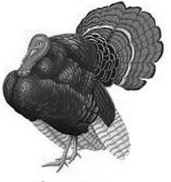
#> input picture packages/Orange3-ImageAnalytics/Orange3_ImageAnalytics-0.13.0-py3-none-any.whl/orangecontrib/imageanalytics/tests/test_images/example_image_2.pgm, 171 x 182 px
$ python -i linedraw.py   (imports and definitions only)
#> lines starting #> are read from the running program, lines starting #| are printed output that depends on the picture; after the words box and inside, x2 and y2 are one past the last pixel; in counts of white or black regions, pixels touching at a corner belong together
#> further down, picture is the input picture: shape (182, 171, 3); min 1, max 255, mean 170.7
from yta_general_utils.file_processor import get_file_filename_without_extension
from PIL import Image, ImageDraw, ImageOps
from filters import *
from strokesort import *
from random import *
from util import *

import math
import argparse
import perlin


no_cv = False
draw_contours = True
draw_hatch = True
show_bitmap = False
#resolution = 1024
resolution = 1920
hatch_size = 16
contour_simplify = 2

try:
    import numpy as np
    import cv2
except:
    no_cv = True

def find_edges(IM):
    if no_cv:
        #appmask(IM,[F_Blur])
        appmask(IM,[F_SobelX,F_SobelY])
    else:
        im = np.array(IM)
        im = cv2.GaussianBlur(im,(3,3),0)
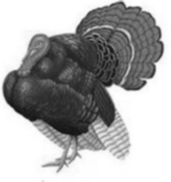
#> im: shape (182, 171, 3); min 15, max 255, mean 170.7
        im = cv2.Canny(im,100,200)
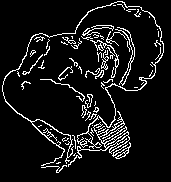
#> im: shape (182, 171); 8.9% white in thin lines or dots, all inside (x1, y1, x2, y2) = (2, 1, 164, 173)
        IM = Image.fromarray(im)
    return IM.point(lambda p: p > 128 and 255)


def getdots(IM):
    PX = IM.load()
    dots = []
    w,h = IM.size
    for y in range(h-1):
        row = []
        for x in range(1,w):
            if PX[x,y] == 255:
                if len(row) > 0:
                    if x-row[-1][0] == row[-1][-1]+1:
                        row[-1] = (row[-1][0],row[-1][-1]+1)
                    else:
                        row.append((x,0))
                else:
                    row.append((x,0))
        dots.append(row)
    return dots

def connectdots(dots):
    contours = []
    for y in range(len(dots)):
        for x,v in dots[y]:
            if v > -1:
                if y == 0:
                    contours.append([(x,y)])
                else:
                    closest = -1
                    cdist = 100
                    for x0,v0 in dots[y-1]:
                        if abs(x0-x) < cdist:
                            cdist = abs(x0-x)
                            closest = x0

                    if cdist > 3:
                        contours.append([(x,y)])
                    else:
                        found = 0
                        for i in range(len(contours)):
                            if contours[i][-1] == (closest,y-1):
                                contours[i].append((x,y,))
                                found = 1
                                break
                        if found == 0:
                            contours.append([(x,y)])
        for c in contours:
            if c[-1][1] < y-1 and len(c)<4:
                contours.remove(c)
    return contours


def getcontours(IM,sc=2):
    IM = find_edges(IM)
    IM1 = IM.copy()
    IM2 = IM.rotate(-90,expand=True).transpose(Image.FLIP_LEFT_RIGHT)
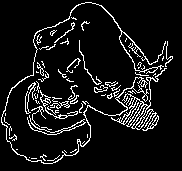
#> IM2: PIL image 182x171 L; 8.9% white in thin lines or dots, all inside (x1, y1, x2, y2) = (1, 2, 173, 164)
    dots1 = getdots(IM1)
#> dots1 = 181 items
    contours1 = connectdots(dots1)
#> after the loop in connectdots, `for y in range(len(dots)):`: contours = 135 items
#> contours1 = 135 items
    dots2 = getdots(IM2)
#> dots2 = 170 items
    contours2 = connectdots(dots2)
#> contours2 = 128 items

    for i in range(len(contours2)):
        contours2[i] = [(c[1],c[0]) for c in contours2[i]]
#> this loop made 128 passes
    contours = contours1+contours2
#> contours = 263 items

    for i in range(len(contours)):
        for j in range(len(contours)):
            if len(contours[i]) > 0 and len(contours[j])>0:
                if distsum(contours[j][0],contours[i][-1]) < 8:
                    contours[i] = contours[i]+contours[j]
                    contours[j] = []
#> this loop made 1 pass

    for i in range(len(contours)):
        contours[i] = [contours[i][j] for j in range(0,len(contours[i]),8)]


    contours = [c for c in contours if len(c) > 1]

    for i in range(0,len(contours)):
        contours[i] = [(v[0]*sc,v[1]*sc) for v in contours[i]]

    for i in range(0,len(contours)):
        for j in range(0,len(contours[i])):
            contours[i][j] = int(contours[i][j][0]+10*perlin.noise(i*0.5,j*0.1,1)),int(contours[i][j][1]+10*perlin.noise(i*0.5,j*0.1,2))

    return contours


# [92 lines left out: functions hatch, apply_line_sketch_to_image, makesvg, not called in this run]


# [39 lines of commented-out code are left out]

>>> import cv2
>>> picture = cv2.imread('../../../../../../../../Orange3-ImageAnalytics/Orange3_ImageAnalytics-0.13.0-py3-none-any.whl/orangecontrib/imageanalytics/tests/test_images/example_image_2.pgm')
#> (the run stopped early here; a loop or call above may not have finished)
